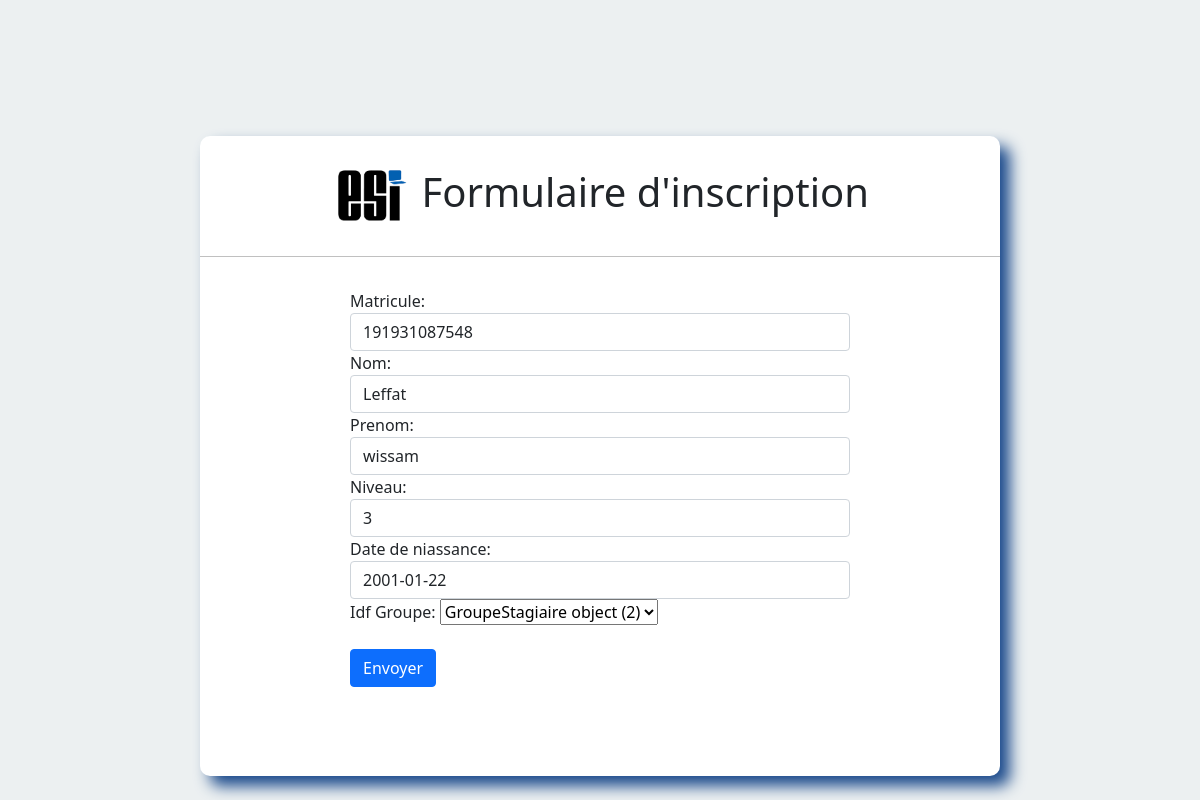
Page /sMod/7/ on the committed database.
### satgesiV2/models.py (models this page shows)
class Stagiere (models.Model):
    matricule = models.PositiveIntegerField()
    NomStagiere = models.CharField(max_length=50)
    PrenomStagiere = models.CharField(max_length=50)
    niveau = models.PositiveIntegerField()
    DateNaissance = models.DateField()
    idf_Groupe = models.ForeignKey("GroupeStagiaire", on_delete=models.SET_NULL,null=True,blank=True)

### satgesiV2/views.py (the view)
# urls.py: path('sMod/<str:pk>/',modS,name="modifS"),
def modS (request, pk):
   s = Stagiere.objects.get(id=pk)
   form = StagieresForm(instance=s)
   if request.method == "POST":
       form = StagieresForm(data=request.POST,instance=s)
       if form.is_valid():
           form.save()
           return redirect("accept")
   return render(request,'fourthpage.html',{"formEtud":form})

### satgesiV2/formEtud.py
class StagieresForm(ModelForm):
    class Meta:
        model = Stagiere
        fields = ('matricule','NomStagiere','PrenomStagiere','niveau','DateNaissance','idf_Groupe')
        widgets={
            'idf Groupe': forms.TextInput(attrs={'class':'form-control','placeholder':'idf groupe'}),
            'matricule': forms.NumberInput(attrs={'class':'form-control','placeholder':'Matricule'}),
            'NomStagiere': forms.TextInput(attrs={'class':'form-control','placeholder':'Nom'}),
            'PrenomStagiere': forms.TextInput(attrs={'class':'form-control','placeholder':'Prenom'}),
            'niveau':forms.NumberInput(attrs={'class':'form-control','placeholder':'Niveau d\'etude'}),
            'DateNaissance':forms.DateInput(attrs={'class':'form-control','placeholder':'Date de naissance'}),
        }
        labels={
              'NomStagiere':'Nom',
              'PrenomStagiere' : 'Prenom',
               'niveau':'Niveau',
               'DateNaissance':'Date de niassance',
               'idf Groupe':'idf Groupe',
         }

### satgesiV2/templates/fourthpage.html (shortened to what this page needs)
<!DOCTYPE html>
<html lang="en">
    <head>
      <link href="https://cdn.jsdelivr.net/npm/bootstrap@5.1.3/dist/css/bootstrap.min.css" rel="stylesheet">
        {% load static %}
        <link rel="stylesheet" href="{% static 'css/FrourthPage-GE.css' %}">
    </head>
<body>
    <div class="center">
         <h1>  <img src="/static/png/icon3.png" alt="logo du site " width= "80" > Formulaire d'inscription</h1>
        <br>
        <form method="POST">
          {{formEtud}}
           <br><br>
          <button type="submit" class="btn btn-primary">Envoyer</button>
      </form>
</div>
</body>
</html>

### satgesiV2/static/css/FrourthPage-GE.css (style rules this page uses)
body { margin: 0; padding: 0; background: #ecf0f1; height: 100vh; overflow: hidden; }
.center { position: absolute; top: 57%; left: 50%; transform: translate(-50%, -50%); width: 800px; height: 80vh; background:white; border-radius: 10px; box-shadow: 10px 10px 15px rgb(26,73,139); }
.center h1 { text-align: center; padding: 20px 0; border-bottom: 1px solid silver; }
.center form { padding: 0px 150px; box-sizing: border-box; }

### rows in the picture
Stagiere: matricule "191931087548", NomStagiere "Leffat", PrenomStagiere "wissam", niveau "3", DateNaissance "2001-01-22", idf_Groupe "GroupeStagiaire object (2)"
